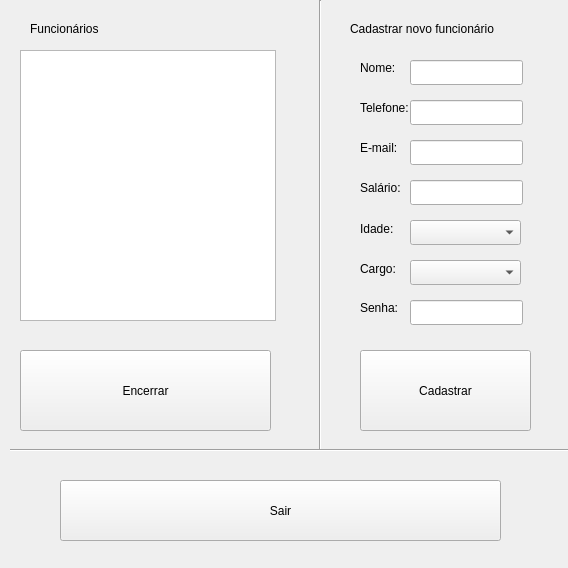
<?xml version="1.0" encoding="UTF-8"?>
<ui version="4.0">
 <class>Funcionarios</class>
 <widget class="QWidget" name="Funcionarios">
  <property name="geometry">
   <rect>
    <x>0</x>
    <y>0</y>
    <width>568</width>
    <height>568</height>
   </rect>
  </property>
  <property name="windowTitle">
   <string>Form</string>
  </property>
  <widget class="Line" name="line">
   <property name="geometry">
    <rect>
     <x>310</x>
     <y>0</y>
     <width>20</width>
     <height>451</height>
    </rect>
   </property>
   <property name="orientation">
    <enum>Qt::Vertical</enum>
   </property>
  </widget>
  <widget class="QLabel" name="label">
   <property name="geometry">
    <rect>
     <x>30</x>
     <y>20</y>
     <width>81</width>
     <height>17</height>
    </rect>
   </property>
   <property name="text">
    <string>Funcionários</string>
   </property>
  </widget>
  <widget class="QListView" name="listView">
   <property name="geometry">
    <rect>
     <x>20</x>
     <y>50</y>
     <width>256</width>
     <height>271</height>
    </rect>
   </property>
  </widget>
  <widget class="QPushButton" name="pushButton">
   <property name="geometry">
    <rect>
     <x>20</x>
     <y>350</y>
     <width>251</width>
     <height>81</height>
    </rect>
   </property>
   <property name="text">
    <string>Encerrar</string>
   </property>
  </widget>
  <widget class="QLabel" name="label_2">
   <property name="geometry">
    <rect>
     <x>350</x>
     <y>20</y>
     <width>161</width>
     <height>17</height>
    </rect>
   </property>
   <property name="text">
    <string>Cadastrar novo funcionário</string>
   </property>
  </widget>
  <widget class="QLineEdit" name="lineEdit">
   <property name="geometry">
    <rect>
     <x>410</x>
     <y>60</y>
     <width>113</width>
     <height>25</height>
    </rect>
   </property>
  </widget>
  <widget class="QLabel" name="label_3">
   <property name="geometry">
    <rect>
     <x>360</x>
     <y>60</y>
     <width>54</width>
     <height>16</height>
    </rect>
   </property>
   <property name="text">
    <string>Nome:</string>
   </property>
  </widget>
  <widget class="QLineEdit" name="lineEdit_2">
   <property name="geometry">
    <rect>
     <x>410</x>
     <y>100</y>
     <width>113</width>
     <height>25</height>
    </rect>
   </property>
  </widget>
  <widget class="QLabel" name="label_4">
   <property name="geometry">
    <rect>
     <x>360</x>
     <y>100</y>
     <width>54</width>
     <height>16</height>
    </rect>
   </property>
   <property name="text">
    <string>Telefone:</string>
   </property>
  </widget>
  <widget class="QLineEdit" name="lineEdit_3">
   <property name="geometry">
    <rect>
     <x>410</x>
     <y>140</y>
     <width>113</width>
     <height>25</height>
    </rect>
   </property>
  </widget>
  <widget class="QLabel" name="label_5">
   <property name="geometry">
    <rect>
     <x>360</x>
     <y>140</y>
     <width>54</width>
     <height>16</height>
    </rect>
   </property>
   <property name="text">
    <string>E-mail:</string>
   </property>
  </widget>
  <widget class="QLineEdit" name="lineEdit_4">
   <property name="geometry">
    <rect>
     <x>410</x>
     <y>180</y>
     <width>113</width>
     <height>25</height>
    </rect>
   </property>
  </widget>
  <widget class="QLabel" name="label_6">
   <property name="geometry">
    <rect>
     <x>360</x>
     <y>180</y>
     <width>54</width>
     <height>16</height>
    </rect>
   </property>
   <property name="text">
    <string>Salário:</string>
   </property>
  </widget>
  <widget class="QLineEdit" name="lineEdit_5">
   <property name="geometry">
    <rect>
     <x>410</x>
     <y>300</y>
     <width>113</width>
     <height>25</height>
    </rect>
   </property>
  </widget>
  <widget class="QLabel" name="label_7">
   <property name="geometry">
    <rect>
     <x>360</x>
     <y>300</y>
     <width>54</width>
     <height>16</height>
    </rect>
   </property>
   <property name="text">
    <string>Senha:</string>
   </property>
  </widget>
  <widget class="QLabel" name="label_8">
   <property name="geometry">
    <rect>
     <x>360</x>
     <y>220</y>
     <width>54</width>
     <height>17</height>
    </rect>
   </property>
   <property name="text">
    <string>Idade:</string>
   </property>
  </widget>
  <widget class="QLabel" name="label_9">
   <property name="geometry">
    <rect>
     <x>360</x>
     <y>260</y>
     <width>54</width>
     <height>17</height>
    </rect>
   </property>
   <property name="text">
    <string>Cargo:</string>
   </property>
  </widget>
  <widget class="QComboBox" name="comboBox">
   <property name="geometry">
    <rect>
     <x>410</x>
     <y>220</y>
     <width>111</width>
     <height>25</height>
    </rect>
   </property>
  </widget>
  <widget class="QComboBox" name="comboBox_2">
   <property name="geometry">
    <rect>
     <x>410</x>
     <y>260</y>
     <width>111</width>
     <height>25</height>
    </rect>
   </property>
  </widget>
  <widget class="QPushButton" name="pushButton_2">
   <property name="geometry">
    <rect>
     <x>360</x>
     <y>350</y>
     <width>171</width>
     <height>81</height>
    </rect>
   </property>
   <property name="text">
    <string>Cadastrar</string>
   </property>
  </widget>
  <widget class="Line" name="line_2">
   <property name="geometry">
    <rect>
     <x>10</x>
     <y>440</y>
     <width>581</width>
     <height>20</height>
    </rect>
   </property>
   <property name="orientation">
    <enum>Qt::Horizontal</enum>
   </property>
  </widget>
  <widget class="QPushButton" name="pushButton_3">
   <property name="geometry">
    <rect>
     <x>60</x>
     <y>480</y>
     <width>441</width>
     <height>61</height>
    </rect>
   </property>
   <property name="text">
    <string>Sair</string>
   </property>
  </widget>
 </widget>
 <resources/>
 <connections/>
</ui>
